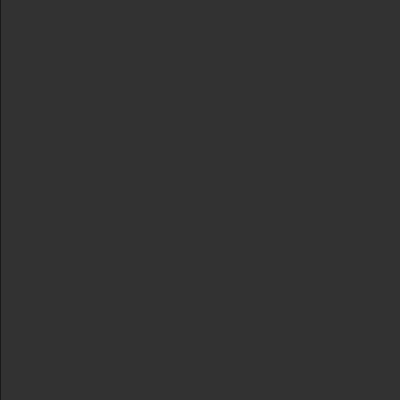
Frame 1 (no input)
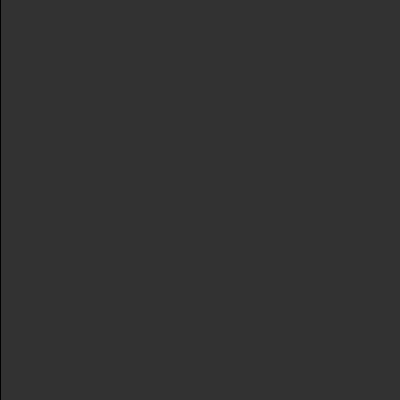
Frame 60 (no input)
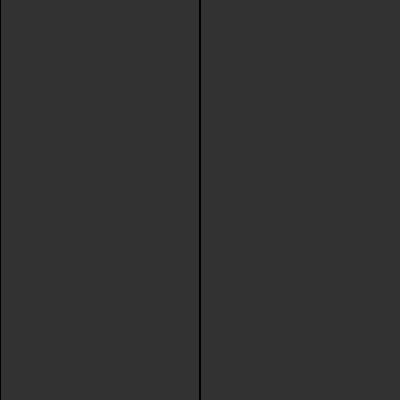
Frame 120 (the mouse pressed at the canvas centre since frame 60)

The p5.js sketch that drew these frames (run headless with seeded random() and noise() and a simulated clock; from frame 60 on, the mouse is pressed at the canvas centre):

// p5.js sketch
// ── sketch.js
var y = 0;
var dy = -5;
function setup() {
  createCanvas(400, 400);
  frameRate(30);
  background(50);
}

function draw() {
  var x = mouseX;
  var y = mouseY;
  // background(160);

  // var r = random(200);
  // stroke(r);
  // line(x, y, x + 20, y - 40);
  // line(x + 10, y, x + 30, y - 40);
  // line(x + 20, y, x + 40, y - 40);

  line(x, 0, x, height);
}
